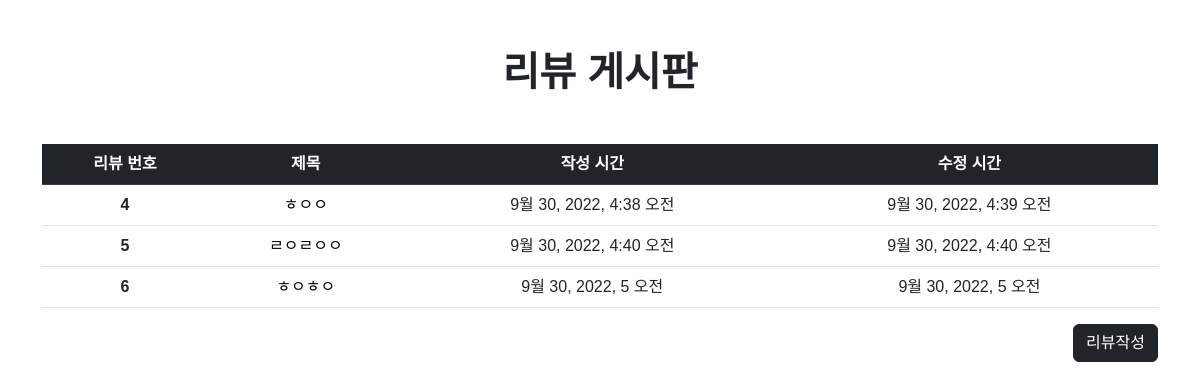
/articles/, run on an earlier commit of the app's database.
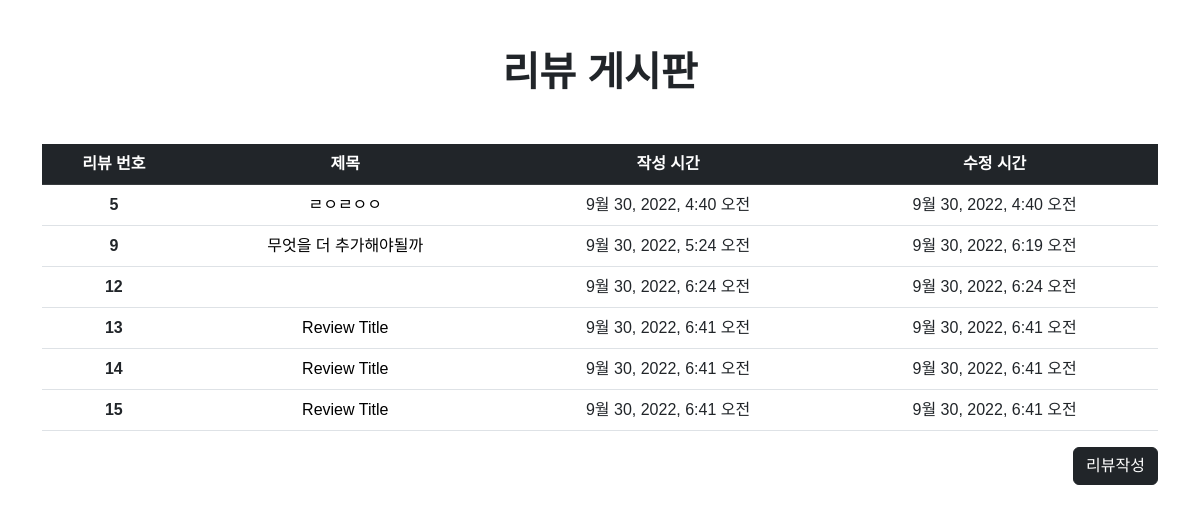
And on a later commit of the database.
### articles/models.py (models this page shows)
class Review(models.Model):
    title = models.CharField(max_length=80, default="Review")
    content = models.TextField()
    created_at = models.DateTimeField(auto_now_add=True)
    updated_at = models.DateTimeField(auto_now=True)

### articles/views.py (the view)
# urls.py: path("", views.index, name="index"),
def index(request):
    review = Review.objects.all()
    context = {
        "reviews": review,
    }
    return render(request, "articles/index.html", context)

### articles/templates/articles/index.html
{% extends 'base.html' %}
{% block content %}
<div class="container">
  <div class="d-flex justify-content-center">
    <h1 class="fw-bold my-5">리뷰 게시판</h1>
  </div>
  <div class="d-flex justify-content-center">
    <table class="table table-hover">
      <thead>
        <tr class="table-dark text-center">
          <th scope="col">리뷰 번호</th>
          <th scope="col">제목</th>
          <th scope="col">작성 시간</th>
          <th scope="col">수정 시간</th>
        </tr>
      </thead>
      <tbody>
        {% for review in reviews %}
        <tr class="text-center">
          <th scope="row">{{review.id}}</th>
          <td>
            <a class="title_link" href="{% url 'articles:detail' review.id %}">{{review.title}}</a>
          </td>
          <td>{{review.created_at}}</td>
          <td>{{review.updated_at}}</td>
        </tr>
        {% endfor %}
      </tbody>
    </table>
  </div>
  <a class="float-end btn btn-dark" href="{% url 'articles:create' %}">리뷰작성</a>
</div>
{% endblock content %}

### templates/base.html (shortened to what this page needs)
<!DOCTYPE html>
<html lang="en">
<head>
  <link href="https://cdn.jsdelivr.net/npm/bootstrap@5.2.1/dist/css/bootstrap.min.css" rel="stylesheet"
>
</head>
<body>
  {% block content %}
  {% endblock content %}
</body>
</html>

### templates/base.html (style rules this page uses)
body { font-family: 'Noto Sans KR', sans-serif; }
.title_link { text-decoration: none; color: black; padding: 2px; }

What changed in the data, as far as the page shows it:
removed Review: id "4", title "ㅎㅇㅇ", created_at "9월 30, 2022, 4:38 오전", updated_at "9월 30, 2022, 4:39 오전"
removed Review: id "6", title "ㅎㅇㅎㅇ", created_at "9월 30, 2022, 5 오전", updated_at "9월 30, 2022, 5 오전"
added Review: id "9", title "무엇을 더 추가해야될까", created_at "9월 30, 2022, 5:24 오전", updated_at "9월 30, 2022, 6:19 오전"
added Review: id "12", created_at "9월 30, 2022, 6:24 오전", updated_at "9월 30, 2022, 6:24 오전"
added Review: id "13", title "Review Title", created_at "9월 30, 2022, 6:41 오전", updated_at "9월 30, 2022, 6:41 오전"
added Review: id "14", title "Review Title", created_at "9월 30, 2022, 6:41 오전", updated_at "9월 30, 2022, 6:41 오전"
added Review: id "15", title "Review Title", created_at "9월 30, 2022, 6:41 오전", updated_at "9월 30, 2022, 6:41 오전"
